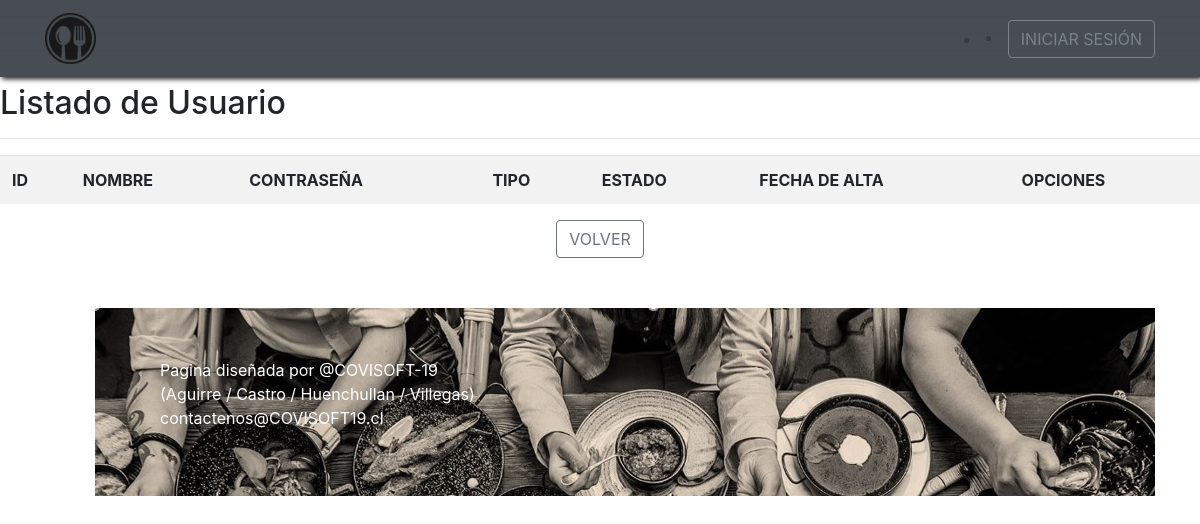
The app's page /catalogo/usuario_list, older data.
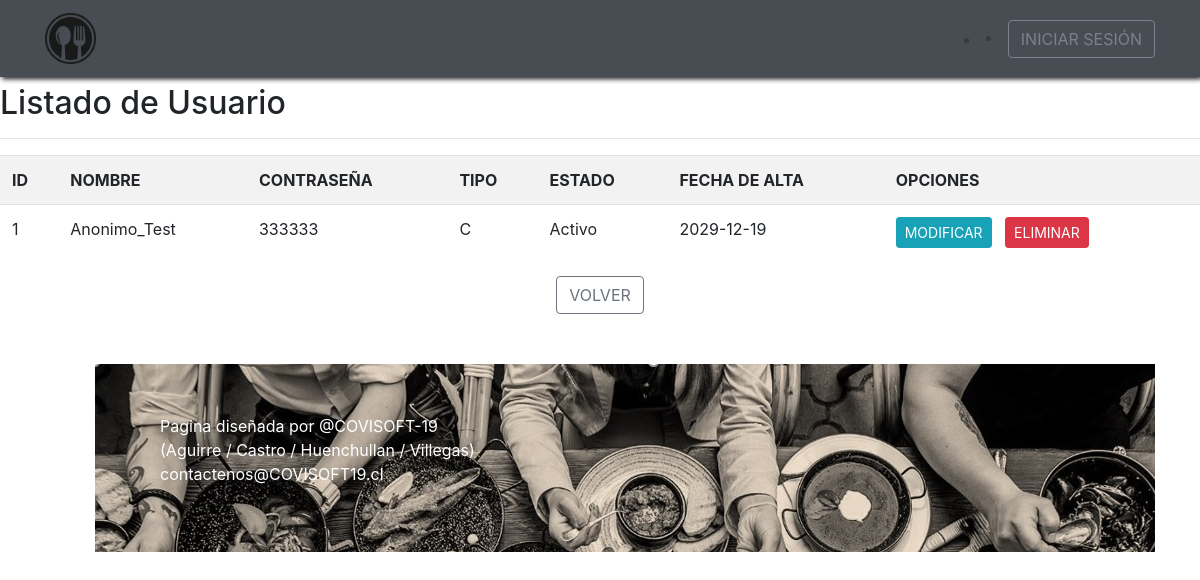
The same page, newer data.
### catalogo/models.py (models this page shows, shortened)
class Usuario(models.Model):
	id_usuario=models.AutoField(primary_key=True)
	nom_usuario=models.CharField(max_length=20)
	contrasenha=models.CharField(max_length=30)
	tipo=models.CharField(max_length=1)
	estado=models.ForeignKey('Estado', on_delete=models.SET_NULL, null=True)
	fecha_alta=models.DateField(null=True, blank=True)

class Estado(models.Model):
	id_Estado=models.AutoField(primary_key=True)
	descripcion=models.CharField(max_length=25)
	def __str__(self):
		return self.descripcion

### catalogo/views.py (the view)
# urls.py: path('usuario_list', listar_usuario, name="usuario_list"),
def listar_usuario(request):
		lista=Usuario.objects.all()
		data={
			'usuario':lista
		}
		return render(request, 'usuario/usuario_list.html', data)

### catalogo/templates/Usuario/usuario_list.html (shortened to what this page needs)
<!DOCTYPE html>
<html lang="es">
   <head>
        <link rel="stylesheet" href="https://cdn.jsdelivr.net/npm/bootstrap@4.5.3/dist/css/bootstrap.min.css">
        {% load static %}
        <link rel="stylesheet" href="{% static 'css/main.css' %}">
        {% load static %}
   </head>
   <body>
       {% load static %}
    <nav class="navbar navbar-expand-lg navbar-dark bg-dark fixed-top">
      <div class="container">
        <a class="navbar-brand header-content-left" href="{% url 'inicio' %}"><img src="{% static 'img/icono3.ico' %}" alt="La ruta del bajón" style="width: 20%"></a>
        <li>
        <li>
        {% if user.is_authenticated %}
          <a href="{% url 'logout' %}" class="btn btn-outline-secondary text-black">CERRAR SESIÓN </a>
         <a href="#" style="color: white">{{ user.username }}</a>
        </li>
        <li>
        {% else %}
          <a href="{% url 'login' %}" class="btn btn-outline-secondary text-black">INICIAR SESIÓN</a>
        </li>
        {% endif %}
      </li>
      </div>
    </nav>
    <head>
       <h2>Listado de Usuario</h2>
   </head>
   <body>
      <table class="table table-striped table-hover table-responsive-sm">
          <tr>
            <hr>
              <th>ID </th>
              <th>NOMBRE</th>
              <th>CONTRASEÑA</th>
              <th>TIPO</th>
              <th>ESTADO</th>
              <th>FECHA DE ALTA</th>
              <th>OPCIONES</th>
          </tr>
          {% for p in usuario %}
            <tr>
              <td>{{p.id_usuario | title }}</td>
              <td>{{p.nom_usuario | title }}</td>
              <td>{{p.contrasenha | title }}</td>
              <td>{{p.tipo | title }}</td>
              <td>{{p.estado | title }}</td>
              <td>{{p.fecha_alta | title }}</td>
              <td>
                <a href="{% url 'usuario_mod' p.id_usuario %}" class="btn btn-info btn-sm">MODIFICAR</a>
                <a href="{% url 'usuario_del' p.id_usuario %}" class="btn btn-danger btn-sm">ELIMINAR</a>
              </td>
            </tr>
          {% endfor%}
      </table>
      <center>
      <h4>
        <a href="{% url 'usuario_adm'%}" class="btn btn-outline-secondary text-black">VOLVER</a>
      </h4>
      </center>
   </body>
  </body>
   <div class="container">
      <footer class="footer">
        <div class="container">
         <p style="color:white;">
            Pagina diseñada por @COVISOFT-19 <br>
           (Aguirre / Castro / Huenchullan / Villegas) <br>
           contactenos@COVISOFT19.cl
         </p>
        </div>
  </div
   </body>
</html>

Row changes from the older to the newer data that the page shows:
now on this page (row edited): Usuario: id_usuario "1", nom_usuario "Anonimo_Test", contrasenha "333333", tipo "C", estado "Activo", fecha_alta "2029-12-19"
